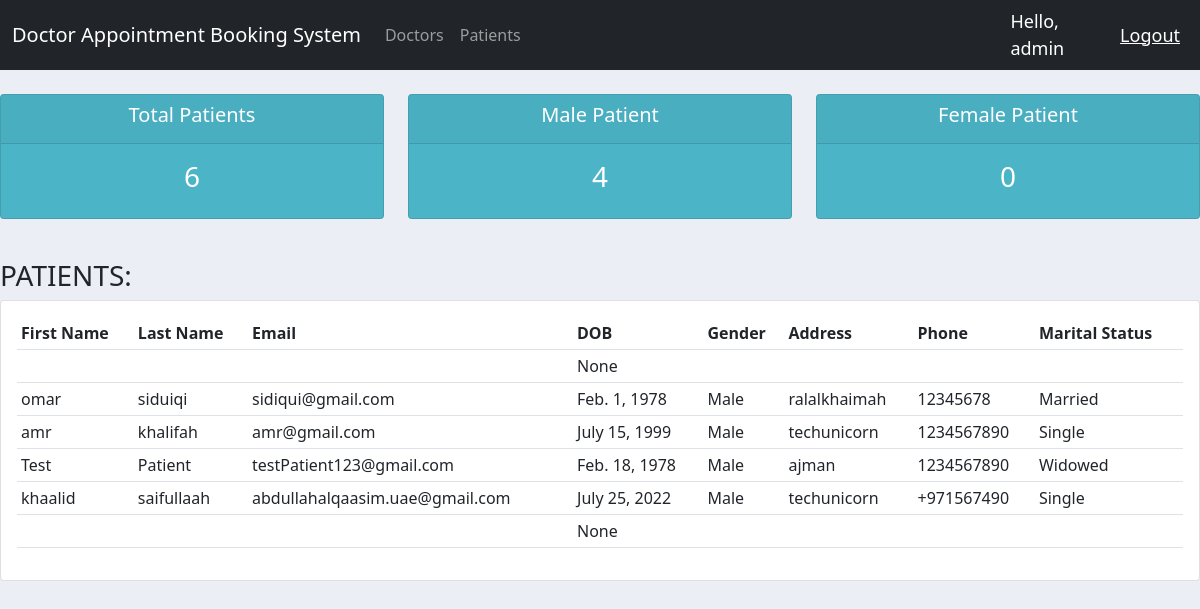
The page /patientsList/ (signed in) on the database its author committed.
### core/models.py (models this page shows, shortened)
class Patient(models.Model):
    GENDER = (
        ('Male', 'Male'),
        ('Female', 'Female'),
        ('Others', 'Others'),
    )
    MARITAL_STATUS = (
        ('Single', 'Single'),
        ('Married', 'Married'),
        ('Divorced', 'Divorced'),
        ('Widowed', 'Widowed'),
    )
    user = models.OneToOneField(User, null=True, blank=True, on_delete=models.CASCADE)
    first_name = models.CharField(max_length=200)
    last_name = models.CharField(max_length=200)
    email = models.CharField(max_length=200)
    dob = models.DateField(null=True)
    gender = models.CharField(max_length=200, choices=GENDER)
    address = models.CharField(max_length=1000)
    phone = models.CharField(max_length=10)
    marital_status = models.CharField(max_length=100, choices=MARITAL_STATUS)
    added_date = models.DateTimeField(auto_now_add=True)
    profile_pic = models.ImageField(default="user.png",null=True, blank=True)

### core/decorators.py (the view)
        def wrapper_func(request, *args, **kwargs):
            group = None
            if request.user.groups.exists():
                group = request.user.groups.all()[0].name
            if group not in allowed_roles:
                return HttpResponse('<h1>You are not authorized to view this page</h1>')
            else:
                return view_func(request, *args, **kwargs)

### core/views.py (called while the page is built)
@login_required(login_url='login')
@allowed_users(allowed_roles=['admin'])
def patientsListPageView(request):
    patients = Patient.objects.all()
    patient_count = patients.count()
    male_patient = patients.filter(gender="Male").count()
    female_patient = patients.filter(gender="Female").count()
    context = {
        'patients': patients,
        'patient_count': patient_count,
        'male_patient': male_patient,
        'female_patient': female_patient,
    }
    return render(request, 'core/patientsList.html', context)

### core/templates/core/patientsList.html
{% extends 'core/main.html' %}
{% block content %}
<br>
<div class="row">
    <div class="col">
        <div class="col-md">
            <div class="card text-center text-white mb-3 total-appointments">
                <div class="card-header">
                    <h5 class="card-title">Total Patients</h5>
                </div>
                <div class="card-body">
                    <h3 class="card-title">{{ patient_count }}</h3>
                </div>
            </div>
        </div>
    </div>
    <div class="col">
        <div class="col-md">
            <div class="card text-center text-white mb-3 total-appointments">
                <div class="card-header">
                    <h5 class="card-title">Male Patient</h5>
                </div>
                <div class="card-body">
                    <h3 class="card-title">{{ male_patient }}</h3>
                </div>
            </div>
        </div>
    </div>
    <div class="col">
        <div class="col-md">
            <div class="card text-center text-white mb-3 total-appointments">
                <div class="card-header">
                    <h5 class="card-title">Female Patient</h5>
                </div>
                <div class="card-body">
                    <h3 class="card-title">{{ female_patient }}</h3>
                </div>
            </div>
        </div>
    </div>
</div>
<br>
<div class="row">
    <div class="col">
        <h3>PATIENTS:</h3>
        <div class="card card-body">
            <table class="table table-sm">
                <tr>
                    <th>First Name</th>
                    <th>Last Name</th>
                    <th>Email</th>
                    <th>DOB</th>
                    <th>Gender</th>
                    <th>Address</th>
                    <th>Phone</th>
                    <th>Marital Status</th>
                </tr>
                {% for patient in patients %}
                <tr>
                    <td>{{ patient.first_name }}</td>
                    <td>{{ patient.last_name }}</td>
                    <td>{{ patient.email }}</td>
                    <td>{{ patient.dob }}</td>
                    <td>{{ patient.gender }}</td>
                    <td>{{ patient.address }}</td>
                    <td>{{ patient.phone }}</td>
                    <td>{{ patient.marital_status }}</td>
                </tr>
                {% endfor %}
            </table>
        </div>
    </div>
</div>
{% endblock content %}

### core/templates/core/navbar.html (shortened to what this page needs)
<nav class="navbar navbar-expand-lg navbar-dark bg-dark">
    <div class="container-fluid">
      <a class="navbar-brand" href="{% url 'admin' %}">Doctor Appointment Booking System</a>
      <div class="collapse navbar-collapse" id="navbarNav">
        <ul class="navbar-nav">
            {% if request.user.is_staff %}
                <li class="nav-item">
                    <a class="nav-link" href="{% url 'doctorsList' %}">Doctors</a>
                </li>
                <li class="nav-item">
                    <a class="nav-link" href="{% url 'patientsList' %}">Patients</a>
                </li>
            {% endif %}
        </ul>
      </div>
    </div>
    <span class="hello-msg">Hello, {{request.user}}</span>
    <span><a href="{% url 'logout' %}" class="hello-msg">Logout</a></span>
  </nav>

### core/templates/core/main.html (style rules this page uses)
body { background-color: #ebeff5; }
.total-appointments { background-color: #4cb4c7; }

### core/templates/core/navbar.html (style rules this page uses)
.hello-msg { font-size: 18px; color: #fff; margin-right: 20px; }

### rows shown on the page
Patient: dob "None"
Patient: first_name "omar", last_name "siduiqi", email "sidiqui@gmail.com", dob "Feb. 1, 1978", gender "Male", address "ralalkhaimah", phone "12345678", marital_status "Married"
Patient: first_name "amr", last_name "khalifah", email "amr@gmail.com", dob "July 15, 1999", gender "Male", address "techunicorn", phone "1234567890", marital_status "Single"
Patient: first_name "Test", last_name "Patient", email "testPatient123@gmail.com", dob "Feb. 18, 1978", gender "Male", address "ajman", phone "1234567890", marital_status "Widowed"
Patient: first_name "khaalid", last_name "saifullaah", email "abdullahalqaasim.uae@gmail.com", dob "July 25, 2022", gender "Male", address "techunicorn", phone "+971567490", marital_status "Single"
Patient: dob "None"

### other values the page prints
{{ request.user }} "admin"
{{ patient_count }} "6"
{{ male_patient }} "4"
{{ female_patient }} "0"
